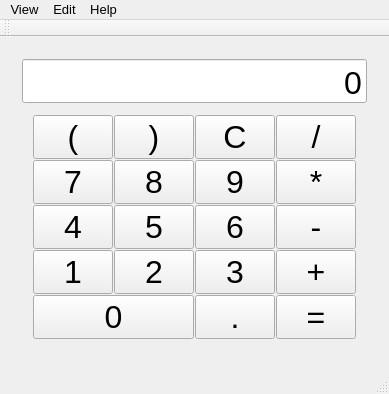
<?xml version="1.0" encoding="UTF-8"?>
<ui version="4.0">
 <class>MainWindow</class>
 <widget class="QMainWindow" name="MainWindow">
  <property name="geometry">
   <rect>
    <x>0</x>
    <y>0</y>
    <width>325</width>
    <height>367</height>
   </rect>
  </property>
  <property name="sizePolicy">
   <sizepolicy hsizetype="Preferred" vsizetype="Preferred">
    <horstretch>0</horstretch>
    <verstretch>0</verstretch>
   </sizepolicy>
  </property>
  <property name="font">
   <font>
    <pointsize>10</pointsize>
   </font>
  </property>
  <property name="windowTitle">
   <string>Calculator</string>
  </property>
  <property name="windowIcon">
   <iconset theme="calculator">
    <normaloff/>
   </iconset>
  </property>
  <property name="windowOpacity">
   <double>1.000000000000000</double>
  </property>
  <widget class="QWidget" name="centralWidget">
   <layout class="QVBoxLayout" name="verticalLayout_3">
    <item>
     <widget class="QSplitter" name="splitter_3">
      <property name="orientation">
       <enum>Qt::Horizontal</enum>
      </property>
      <widget class="QWidget" name="layoutWidget">
       <layout class="QVBoxLayout" name="verticalLayout">
        <property name="spacing">
         <number>3</number>
        </property>
        <item>
         <spacer name="verticalSpacer_2">
          <property name="orientation">
           <enum>Qt::Vertical</enum>
          </property>
          <property name="sizeHint" stdset="0">
           <size>
            <width>20</width>
            <height>40</height>
           </size>
          </property>
         </spacer>
        </item>
        <item>
         <widget class="QSplitter" name="splitter">
          <property name="orientation">
           <enum>Qt::Vertical</enum>
          </property>
          <property name="handleWidth">
           <number>1</number>
          </property>
          <widget class="QLineEdit" name="lineEdit">
           <property name="sizePolicy">
            <sizepolicy hsizetype="Preferred" vsizetype="Preferred">
             <horstretch>0</horstretch>
             <verstretch>0</verstretch>
            </sizepolicy>
           </property>
           <property name="font">
            <font>
             <pointsize>24</pointsize>
            </font>
           </property>
           <property name="text">
            <string>0</string>
           </property>
           <property name="cursorPosition">
            <number>1</number>
           </property>
           <property name="alignment">
            <set>Qt::AlignBottom|Qt::AlignRight|Qt::AlignTrailing</set>
           </property>
           <property name="readOnly">
            <bool>true</bool>
           </property>
           <property name="cursorMoveStyle">
            <enum>Qt::VisualMoveStyle</enum>
           </property>
          </widget>
          <widget class="QWidget" name="layoutWidget">
           <layout class="QGridLayout" name="gridLayout">
            <property name="sizeConstraint">
             <enum>QLayout::SetDefaultConstraint</enum>
            </property>
            <property name="spacing">
             <number>1</number>
            </property>
            <item row="4" column="3">
             <widget class="QPushButton" name="equalButton">
              <property name="font">
               <font>
                <pointsize>24</pointsize>
               </font>
              </property>
              <property name="text">
               <string>=</string>
              </property>
             </widget>
            </item>
            <item row="4" column="0" colspan="2">
             <widget class="QPushButton" name="zero">
              <property name="font">
               <font>
                <pointsize>24</pointsize>
               </font>
              </property>
              <property name="text">
               <string>0</string>
              </property>
             </widget>
            </item>
            <item row="0" column="0">
             <widget class="QPushButton" name="pushButton_qy">
              <property name="sizePolicy">
               <sizepolicy hsizetype="Minimum" vsizetype="Preferred">
                <horstretch>0</horstretch>
                <verstretch>0</verstretch>
               </sizepolicy>
              </property>
              <property name="minimumSize">
               <size>
                <width>75</width>
                <height>0</height>
               </size>
              </property>
              <property name="font">
               <font>
                <pointsize>24</pointsize>
               </font>
              </property>
              <property name="text">
               <string>(</string>
              </property>
             </widget>
            </item>
            <item row="0" column="3">
             <widget class="QPushButton" name="pushButton_de">
              <property name="font">
               <font>
                <pointsize>24</pointsize>
               </font>
              </property>
              <property name="text">
               <string>/</string>
              </property>
             </widget>
            </item>
            <item row="1" column="1">
             <widget class="QPushButton" name="eight">
              <property name="enabled">
               <bool>true</bool>
              </property>
              <property name="font">
               <font>
                <pointsize>24</pointsize>
               </font>
              </property>
              <property name="text">
               <string>8</string>
              </property>
             </widget>
            </item>
            <item row="3" column="0">
             <widget class="QPushButton" name="one">
              <property name="font">
               <font>
                <pointsize>24</pointsize>
               </font>
              </property>
              <property name="text">
               <string>1</string>
              </property>
             </widget>
            </item>
            <item row="3" column="2">
             <widget class="QPushButton" name="three">
              <property name="font">
               <font>
                <pointsize>24</pointsize>
               </font>
              </property>
              <property name="text">
               <string>3</string>
              </property>
             </widget>
            </item>
            <item row="1" column="3">
             <widget class="QPushButton" name="pushButton_mu">
              <property name="font">
               <font>
                <pointsize>24</pointsize>
               </font>
              </property>
              <property name="text">
               <string>*</string>
              </property>
             </widget>
            </item>
            <item row="1" column="2">
             <widget class="QPushButton" name="nine">
              <property name="font">
               <font>
                <pointsize>24</pointsize>
               </font>
              </property>
              <property name="text">
               <string>9</string>
              </property>
             </widget>
            </item>
            <item row="2" column="0">
             <widget class="QPushButton" name="four">
              <property name="font">
               <font>
                <pointsize>24</pointsize>
               </font>
              </property>
              <property name="text">
               <string>4</string>
              </property>
             </widget>
            </item>
            <item row="2" column="3">
             <widget class="QPushButton" name="subduct">
              <property name="font">
               <font>
                <pointsize>24</pointsize>
               </font>
              </property>
              <property name="text">
               <string>-</string>
              </property>
             </widget>
            </item>
            <item row="3" column="3">
             <widget class="QPushButton" name="plus">
              <property name="font">
               <font>
                <pointsize>24</pointsize>
               </font>
              </property>
              <property name="text">
               <string>+</string>
              </property>
             </widget>
            </item>
            <item row="0" column="2">
             <widget class="QPushButton" name="pushButton_c">
              <property name="font">
               <font>
                <pointsize>24</pointsize>
               </font>
              </property>
              <property name="text">
               <string>C</string>
              </property>
             </widget>
            </item>
            <item row="4" column="2">
             <widget class="QPushButton" name="pushButton_po">
              <property name="sizePolicy">
               <sizepolicy hsizetype="Minimum" vsizetype="Minimum">
                <horstretch>0</horstretch>
                <verstretch>0</verstretch>
               </sizepolicy>
              </property>
              <property name="font">
               <font>
                <pointsize>24</pointsize>
               </font>
              </property>
              <property name="text">
               <string>.</string>
              </property>
             </widget>
            </item>
            <item row="3" column="1">
             <widget class="QPushButton" name="two">
              <property name="font">
               <font>
                <pointsize>24</pointsize>
               </font>
              </property>
              <property name="text">
               <string>2</string>
              </property>
             </widget>
            </item>
            <item row="0" column="1">
             <widget class="QPushButton" name="pushButton_qd">
              <property name="font">
               <font>
                <pointsize>24</pointsize>
               </font>
              </property>
              <property name="text">
               <string>)</string>
              </property>
             </widget>
            </item>
            <item row="2" column="2">
             <widget class="QPushButton" name="six">
              <property name="font">
               <font>
                <pointsize>24</pointsize>
               </font>
              </property>
              <property name="text">
               <string>6</string>
              </property>
             </widget>
            </item>
            <item row="1" column="0">
             <widget class="QPushButton" name="seven">
              <property name="enabled">
               <bool>true</bool>
              </property>
              <property name="sizePolicy">
               <sizepolicy hsizetype="Preferred" vsizetype="Preferred">
                <horstretch>0</horstretch>
                <verstretch>0</verstretch>
               </sizepolicy>
              </property>
              <property name="font">
               <font>
                <pointsize>24</pointsize>
               </font>
              </property>
              <property name="text">
               <string>7</string>
              </property>
             </widget>
            </item>
            <item row="2" column="1">
             <widget class="QPushButton" name="five">
              <property name="font">
               <font>
                <pointsize>24</pointsize>
               </font>
              </property>
              <property name="text">
               <string>5</string>
              </property>
             </widget>
            </item>
           </layout>
          </widget>
         </widget>
        </item>
        <item>
         <spacer name="verticalSpacer">
          <property name="orientation">
           <enum>Qt::Vertical</enum>
          </property>
          <property name="sizeHint" stdset="0">
           <size>
            <width>20</width>
            <height>40</height>
           </size>
          </property>
         </spacer>
        </item>
       </layout>
      </widget>
     </widget>
    </item>
   </layout>
  </widget>
  <widget class="QToolBar" name="mainToolBar">
   <attribute name="toolBarArea">
    <enum>TopToolBarArea</enum>
   </attribute>
   <attribute name="toolBarBreak">
    <bool>false</bool>
   </attribute>
  </widget>
  <widget class="QStatusBar" name="statusBar"/>
  <widget class="QMenuBar" name="menuBar">
   <property name="geometry">
    <rect>
     <x>0</x>
     <y>0</y>
     <width>325</width>
     <height>21</height>
    </rect>
   </property>
   <widget class="QMenu" name="menuView">
    <property name="title">
     <string>View</string>
    </property>
    <addaction name="actionStadord"/>
    <addaction name="actionScientific"/>
    <addaction name="separator"/>
   </widget>
   <widget class="QMenu" name="menuEdit">
    <property name="title">
     <string>Edit</string>
    </property>
    <addaction name="actionCopy"/>
    <addaction name="actionPaste"/>
    <addaction name="actionQuit"/>
   </widget>
   <widget class="QMenu" name="menuHelp">
    <property name="title">
     <string>Help</string>
    </property>
    <addaction name="actionView_Help"/>
    <addaction name="actionAbout_Calculator"/>
   </widget>
   <addaction name="menuView"/>
   <addaction name="menuEdit"/>
   <addaction name="menuHelp"/>
  </widget>
  <action name="actionStadord">
   <property name="text">
    <string>Standard</string>
   </property>
  </action>
  <action name="actionScientific">
   <property name="text">
    <string>Scientific</string>
   </property>
  </action>
  <action name="actionCopy">
   <property name="text">
    <string>Copy</string>
   </property>
  </action>
  <action name="actionPaste">
   <property name="text">
    <string>Paste</string>
   </property>
  </action>
  <action name="actionQuit">
   <property name="text">
    <string>Exit</string>
   </property>
  </action>
  <action name="actionView_Help">
   <property name="text">
    <string>View Help</string>
   </property>
  </action>
  <action name="actionAbout_Calculator">
   <property name="text">
    <string>About Calculator</string>
   </property>
  </action>
 </widget>
 <layoutdefault spacing="6" margin="11"/>
 <resources/>
 <connections/>
</ui>
